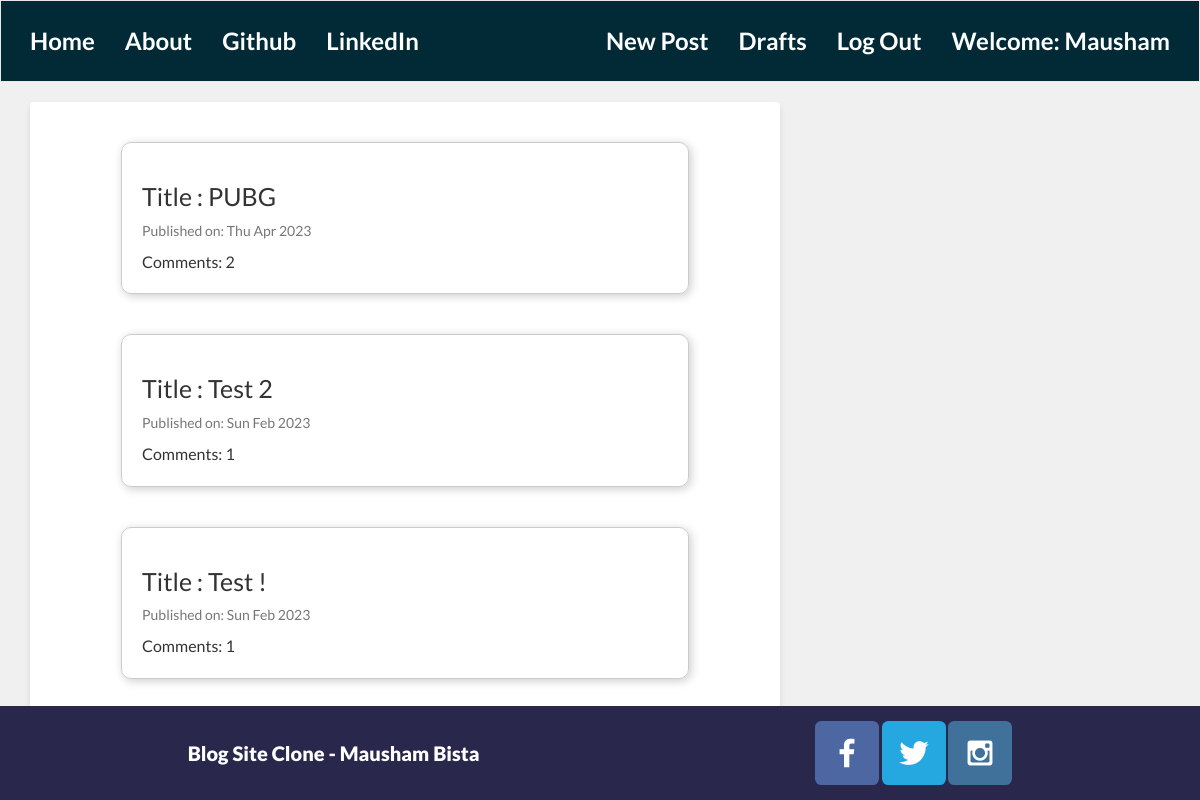
The page / (signed in) on the database its author committed.
### blog/models.py (models this page shows, shortened)
class Post(models.Model):
    author = models.ForeignKey(settings.AUTH_USER_MODEL, on_delete=models.CASCADE)
    title = models.CharField(max_length=250)
    text = models.TextField()
    date_of_creation = models.DateTimeField(default=timezone.now)
    published_date = models.DateTimeField(blank=True, null=True)
    def approve_comments(self):
        return self.comments.filter(approved_comments=True)

### blog/views.py (the view)
# urls.py: path('', views.PostListView.as_view(), name='post_list'),
class PostListView(ListView):
    model = Post
    def get_queryset(self):
        return Post.objects.filter(published_date__lte = timezone.now()).order_by('-published_date')

### blog/templates/blog/post_list.html
{% extends "base.html" %}
{% block content %}
    <div class="centerstage">
        {% for post in post_list %}
        <div  class="post">
            <h1><a href="{% url 'post_detail' pk=post.pk %}">Title  :   {{ post.title }}</a></h1>
            <div class="date">
                <p>Published on: {{post.published_date | date:"D M Y"}}</p>
            </div>
            <a href="{% url 'post_detail' pk=post.pk %}">Comments: {{ post.approve_comments.count }}</a>
        </div>
        {% endfor %}
    </div>
{% endblock %}

### blog/templates/blog/base.html (shortened to what this page needs)
<!DOCTYPE html>
{% load static %}
<html lang="en">
<head>
    <link rel="stylesheet" href="https://maxcdn.bootstrapcdn.com/bootstrap/3.4.1/css/bootstrap.min.css">
    <link rel="stylesheet" href="//cdn.jsdelivr.net/npm/medium-editor@latest/dist/css/medium-editor.min.css" type="text/css" media="screen" charset="utf-8">
    <link rel="stylesheet" href="{% static 'css/blog.css'%}">
</head>
<body class="loader">
    <nav class="navbar navbar-default lato custom-nav">
        <div class="container">
            <ul class="nav navbar-nav">
                <li><a class="navbar-brand big" href="{% url 'post_list'%}">Home</a></li>
                <li><a href="{% url 'about' %}">About</a></li>
                <li><a href="https://github.com/">Github</a></li>
                <li><a href="https://www.linkedin.com">LinkedIn</a></li>
            </ul>
            <ul class="nav navbar-nav navbar-right">
                {% if user.is_authenticated %}
                <li>
                    <a href="{% url 'create_post'%}">New Post</a>
                </li>
                <li>
                    <a href="{% url 'post_draft_list'%}">Drafts</a>
                </li>
                <li>
                    <a href="{% url 'logout'%}">Log Out</a>
                </li>
                <li>
                    <a href="">Welcome: {{user.username}}</a>
                </li>
                {% else %}
                <li><a href="{% url 'login' %}"><span class="glyphicon glyphicon-user"></span></a></li>
                {% endif %}
            </ul>
        </div>
    </nav>
    <div class="content container">
        <div class="row">
            <div class="col-md-8">
                <div class="blog_posts">
                    {% block content %}
                    {% endblock %}
                </div>
            </div>
        </div>
    </div>
    <footer>
        <div id="footer">
            <p>Blog Site Clone - Mausham Bista</p>
            <div class="social">
                <a href="https://facebook.com" target="_blank">
                    <img src="../../static/pictures/facebook.png" alt="fb icon">
                </a>
                <a href="https://twitter.com" target="_blank">
                    <img src="../../static/pictures/twitter.png" alt="twitter icon" >
                </a>
                <a href="https://instagram.com" target="_blank">
                    <img src="../../static/pictures/instagram.png" alt="instagram icon" >
                </a>
            </div>
        </div>
    </footer>
</body>
</html>

### blog/static/css/blog.css (style rules this page uses)
body { background-color: #f0f0f0; font-family: 'Lato', sans-serif; color: black; }
.navbar { margin-bottom: 0; border-radius: 0; background-color: #012A36; color: #fff; }
.custom-nav .navbar-nav > li > a { color: #fff; }
.navbar-brand, .navbar-nav li a { line-height: 50px; font-size: 24px; font-weight: bold; color:white; }
.content { margin-top: 20px; }
.blog_posts { background-color: #fff; padding: 20px; border-radius: 4px; box-shadow: 0 4px 6px rgba(0, 0, 0, 0.1); }
.date { font-size: 18px; color: #999; }
#footer { font-family: 'Lato', sans-serif; background-color: #29274C; color: #F0EDEE; padding: 15px 20px; margin-top: 285px; display: flex; justify-content: space-around; align-items: center; position: fixed; left: 0; bottom: 0; width: 100%; text-align: center; }
footer p { font-size: 20px; font-weight: 800; margin: 0; color: #fff; transition: font-style 0.3s; }
footer .social a img { border-radius: 10%; }
.centerstage { display: flex; flex-direction: column; justify-content: center; align-items: center; }
.post { margin: 20px; padding: 20px; border: 1px solid #ccc; border-radius: 10px; box-shadow: 2px 2px 10px #ccc; width: 80%; }
.date { margin-top: 10px; font-size: 14px; color: #777; }
.post a { display: block; margin-top: 10px; font-size: 16px; color: #333; text-decoration: none; }
.post h1 a { font-size: 25px; margin: 0; }

### rows shown on the page
Post: title "PUBG", published_date "Thu Apr 2023", approve_comments.count "2"
Post: title "Test 2", published_date "Sun Feb 2023", approve_comments.count "1"
Post: title "Test !", published_date "Sun Feb 2023", approve_comments.count "1"

### other values the page prints
{{ user.username }} "Mausham"
